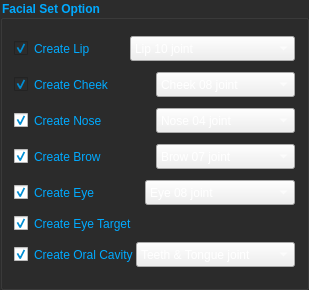
         <widget class="QGroupBox" name="FacialSetOptionGrp">
          <property name="enabled">
           <bool>true</bool>
          </property>
          <property name="sizePolicy">
           <sizepolicy hsizetype="Expanding" vsizetype="Expanding">
            <horstretch>0</horstretch>
            <verstretch>0</verstretch>
           </sizepolicy>
          </property>
          <property name="minimumSize">
           <size>
            <width>0</width>
            <height>290</height>
           </size>
          </property>
          <property name="palette">
           <palette>
            <active>
             <colorrole role="WindowText">
              <brush brushstyle="SolidPattern">
               <color alpha="255">
                <red>0</red>
                <green>170</green>
                <blue>255</blue>
               </color>
              </brush>
             </colorrole>
             <colorrole role="Button">
              <brush brushstyle="SolidPattern">
               <color alpha="255">
                <red>44</red>
                <green>44</green>
                <blue>44</blue>
               </color>
              </brush>
             </colorrole>
             <colorrole role="Text">
              <brush brushstyle="SolidPattern">
               <color alpha="255">
                <red>0</red>
                <green>170</green>
                <blue>255</blue>
               </color>
              </brush>
             </colorrole>
             <colorrole role="ButtonText">
              <brush brushstyle="SolidPattern">
               <color alpha="255">
                <red>0</red>
                <green>170</green>
                <blue>255</blue>
               </color>
              </brush>
             </colorrole>
             <colorrole role="Base">
              <brush brushstyle="SolidPattern">
               <color alpha="255">
                <red>44</red>
                <green>44</green>
                <blue>44</blue>
               </color>
              </brush>
             </colorrole>
             <colorrole role="Window">
              <brush brushstyle="SolidPattern">
               <color alpha="255">
                <red>44</red>
                <green>44</green>
                <blue>44</blue>
               </color>
              </brush>
             </colorrole>
             <colorrole role="Highlight">
              <brush brushstyle="SolidPattern">
               <color alpha="255">
                <red>255</red>
                <green>85</green>
                <blue>0</blue>
               </color>
              </brush>
             </colorrole>
            </active>
            <inactive>
             <colorrole role="WindowText">
              <brush brushstyle="SolidPattern">
               <color alpha="255">
                <red>0</red>
                <green>170</green>
                <blue>255</blue>
               </color>
              </brush>
             </colorrole>
             <colorrole role="Button">
              <brush brushstyle="SolidPattern">
               <color alpha="255">
                <red>44</red>
                <green>44</green>
                <blue>44</blue>
               </color>
              </brush>
             </colorrole>
             <colorrole role="Text">
              <brush brushstyle="SolidPattern">
               <color alpha="255">
                <red>0</red>
                <green>170</green>
                <blue>255</blue>
               </color>
              </brush>
             </colorrole>
             <colorrole role="ButtonText">
              <brush brushstyle="SolidPattern">
               <color alpha="255">
                <red>0</red>
                <green>170</green>
                <blue>255</blue>
               </color>
              </brush>
             </colorrole>
             <colorrole role="Base">
              <brush brushstyle="SolidPattern">
               <color alpha="255">
                <red>44</red>
                <green>44</green>
                <blue>44</blue>
               </color>
              </brush>
             </colorrole>
             <colorrole role="Window">
              <brush brushstyle="SolidPattern">
               <color alpha="255">
                <red>44</red>
                <green>44</green>
                <blue>44</blue>
               </color>
              </brush>
             </colorrole>
             <colorrole role="Highlight">
              <brush brushstyle="SolidPattern">
               <color alpha="255">
                <red>255</red>
                <green>85</green>
                <blue>0</blue>
               </color>
              </brush>
             </colorrole>
            </inactive>
            <disabled>
             <colorrole role="WindowText">
              <brush brushstyle="SolidPattern">
               <color alpha="255">
                <red>0</red>
                <green>170</green>
                <blue>255</blue>
               </color>
              </brush>
             </colorrole>
             <colorrole role="Button">
              <brush brushstyle="SolidPattern">
               <color alpha="255">
                <red>44</red>
                <green>44</green>
                <blue>44</blue>
               </color>
              </brush>
             </colorrole>
             <colorrole role="Text">
              <brush brushstyle="SolidPattern">
               <color alpha="255">
                <red>0</red>
                <green>170</green>
                <blue>255</blue>
               </color>
              </brush>
             </colorrole>
             <colorrole role="ButtonText">
              <brush brushstyle="SolidPattern">
               <color alpha="255">
                <red>0</red>
                <green>170</green>
                <blue>255</blue>
               </color>
              </brush>
             </colorrole>
             <colorrole role="Base">
              <brush brushstyle="SolidPattern">
               <color alpha="255">
                <red>44</red>
                <green>44</green>
                <blue>44</blue>
               </color>
              </brush>
             </colorrole>
             <colorrole role="Window">
              <brush brushstyle="SolidPattern">
               <color alpha="255">
                <red>44</red>
                <green>44</green>
                <blue>44</blue>
               </color>
              </brush>
             </colorrole>
             <colorrole role="Highlight">
              <brush brushstyle="SolidPattern">
               <color alpha="255">
                <red>255</red>
                <green>85</green>
                <blue>0</blue>
               </color>
              </brush>
             </colorrole>
            </disabled>
           </palette>
          </property>
          <property name="font">
           <font>
            <weight>75</weight>
            <bold>true</bold>
           </font>
          </property>
          <property name="styleSheet">
           <string notr="true">color:rgb(0, 170, 255);
border-color: rgb(255, 255, 255);
selection-background-color: rgb(255, 85, 0);</string>
          </property>
          <property name="title">
           <string>Facial Set Option</string>
          </property>
          <property name="flat">
           <bool>false</bool>
          </property>
          <layout class="QVBoxLayout" name="verticalLayout">
           <item>
            <layout class="QHBoxLayout" name="horizontalLayout_2" stretch="0,0">
             <property name="spacing">
              <number>2</number>
             </property>
             <property name="sizeConstraint">
              <enum>QLayout::SetDefaultConstraint</enum>
             </property>
             <item>
              <widget class="QCheckBox" name="LipCheckBox">
               <property name="enabled">
                <bool>true</bool>
               </property>
               <property name="palette">
                <palette>
                 <active>
                  <colorrole role="WindowText">
                   <brush brushstyle="SolidPattern">
                    <color alpha="255">
                     <red>0</red>
                     <green>170</green>
                     <blue>255</blue>
                    </color>
                   </brush>
                  </colorrole>
                  <colorrole role="Button">
                   <brush brushstyle="SolidPattern">
                    <color alpha="255">
                     <red>44</red>
                     <green>44</green>
                     <blue>44</blue>
                    </color>
                   </brush>
                  </colorrole>
                  <colorrole role="Text">
                   <brush brushstyle="SolidPattern">
                    <color alpha="255">
                     <red>0</red>
                     <green>170</green>
                     <blue>255</blue>
                    </color>
                   </brush>
                  </colorrole>
                  <colorrole role="ButtonText">
                   <brush brushstyle="SolidPattern">
                    <color alpha="255">
                     <red>0</red>
                     <green>170</green>
                     <blue>255</blue>
                    </color>
                   </brush>
                  </colorrole>
                  <colorrole role="Base">
                   <brush brushstyle="SolidPattern">
                    <color alpha="255">
                     <red>44</red>
                     <green>44</green>
                     <blue>44</blue>
                    </color>
                   </brush>
                  </colorrole>
                  <colorrole role="Window">
                   <brush brushstyle="SolidPattern">
                    <color alpha="255">
                     <red>44</red>
                     <green>44</green>
                     <blue>44</blue>
                    </color>
                   </brush>
                  </colorrole>
                  <colorrole role="Highlight">
                   <brush brushstyle="SolidPattern">
                    <color alpha="255">
                     <red>255</red>
                     <green>85</green>
                     <blue>0</blue>
                    </color>
                   </brush>
                  </colorrole>
                 </active>
                 <inactive>
                  <colorrole role="WindowText">
                   <brush brushstyle="SolidPattern">
                    <color alpha="255">
                     <red>0</red>
                     <green>170</green>
                     <blue>255</blue>
                    </color>
                   </brush>
                  </colorrole>
                  <colorrole role="Button">
                   <brush brushstyle="SolidPattern">
                    <color alpha="255">
                     <red>44</red>
                     <green>44</green>
                     <blue>44</blue>
                    </color>
                   </brush>
                  </colorrole>
                  <colorrole role="Text">
                   <brush brushstyle="SolidPattern">
                    <color alpha="255">
                     <red>0</red>
                     <green>170</green>
                     <blue>255</blue>
                    </color>
                   </brush>
                  </colorrole>
                  <colorrole role="ButtonText">
                   <brush brushstyle="SolidPattern">
                    <color alpha="255">
                     <red>0</red>
                     <green>170</green>
                     <blue>255</blue>
                    </color>
                   </brush>
                  </colorrole>
                  <colorrole role="Base">
                   <brush brushstyle="SolidPattern">
                    <color alpha="255">
                     <red>44</red>
                     <green>44</green>
                     <blue>44</blue>
                    </color>
                   </brush>
                  </colorrole>
                  <colorrole role="Window">
                   <brush brushstyle="SolidPattern">
                    <color alpha="255">
                     <red>44</red>
                     <green>44</green>
                     <blue>44</blue>
                    </color>
                   </brush>
                  </colorrole>
                  <colorrole role="Highlight">
                   <brush brushstyle="SolidPattern">
                    <color alpha="255">
                     <red>255</red>
                     <green>85</green>
                     <blue>0</blue>
                    </color>
                   </brush>
                  </colorrole>
                 </inactive>
                 <disabled>
                  <colorrole role="WindowText">
                   <brush brushstyle="SolidPattern">
                    <color alpha="255">
                     <red>0</red>
                     <green>170</green>
                     <blue>255</blue>
                    </color>
                   </brush>
                  </colorrole>
                  <colorrole role="Button">
                   <brush brushstyle="SolidPattern">
                    <color alpha="255">
                     <red>44</red>
                     <green>44</green>
                     <blue>44</blue>
                    </color>
                   </brush>
                  </colorrole>
                  <colorrole role="Text">
                   <brush brushstyle="SolidPattern">
                    <color alpha="255">
                     <red>0</red>
                     <green>170</green>
                     <blue>255</blue>
                    </color>
                   </brush>
                  </colorrole>
                  <colorrole role="ButtonText">
                   <brush brushstyle="SolidPattern">
                    <color alpha="255">
                     <red>0</red>
                     <green>170</green>
                     <blue>255</blue>
                    </color>
                   </brush>
                  </colorrole>
                  <colorrole role="Base">
                   <brush brushstyle="SolidPattern">
                    <color alpha="255">
                     <red>44</red>
                     <green>44</green>
                     <blue>44</blue>
                    </color>
                   </brush>
                  </colorrole>
                  <colorrole role="Window">
                   <brush brushstyle="SolidPattern">
                    <color alpha="255">
                     <red>44</red>
                     <green>44</green>
                     <blue>44</blue>
                    </color>
                   </brush>
                  </colorrole>
                  <colorrole role="Highlight">
                   <brush brushstyle="SolidPattern">
                    <color alpha="255">
                     <red>255</red>
                     <green>85</green>
                     <blue>0</blue>
                    </color>
                   </brush>
                  </colorrole>
                 </disabled>
                </palette>
               </property>
               <property name="autoFillBackground">
                <bool>false</bool>
               </property>
               <property name="styleSheet">
                <string notr="true">color:rgb(0, 170, 255);</string>
               </property>
               <property name="text">
                <string>Create Lip</string>
               </property>
               <property name="checked">
                <bool>true</bool>
               </property>
              </widget>
             </item>
             <item>
              <widget class="QComboBox" name="LipOption">
               <property name="sizePolicy">
                <sizepolicy hsizetype="Preferred" vsizetype="Fixed">
                 <horstretch>0</horstretch>
                 <verstretch>0</verstretch>
                </sizepolicy>
               </property>
               <property name="minimumSize">
                <size>
                 <width>0</width>
                 <height>25</height>
                </size>
               </property>
               <property name="styleSheet">
                <string notr="true">color: rgb(255, 255, 255);</string>
               </property>
               <property name="currentIndex">
                <number>2</number>
               </property>
               <item>
                <property name="text">
                 <string>Jaw joint Only</string>
                </property>
               </item>
               <item>
                <property name="text">
                 <string>Lip 04 joint</string>
                </property>
               </item>
               <item>
                <property name="text">
                 <string>Lip 10 joint</string>
                </property>
               </item>
               <item>
                <property name="text">
                 <string>Lip 14 joint</string>
                </property>
               </item>
               <item>
                <property name="text">
                 <string>Lip 14 &amp; Lip Outer 5 joint</string>
                </property>
               </item>
              </widget>
             </item>
            </layout>
           </item>
           <item>
            <layout class="QHBoxLayout" name="horizontalLayout_3">
             <property name="spacing">
              <number>2</number>
             </property>
             <item>
              <widget class="QCheckBox" name="CheekCheckBox">
               <property name="enabled">
                <bool>true</bool>
               </property>
               <property name="palette">
                <palette>
                 <active>
                  <colorrole role="WindowText">
                   <brush brushstyle="SolidPattern">
                    <color alpha="255">
                     <red>0</red>
                     <green>170</green>
                     <blue>255</blue>
                    </color>
                   </brush>
                  </colorrole>
                  <colorrole role="Button">
                   <brush brushstyle="SolidPattern">
                    <color alpha="255">
                     <red>44</red>
                     <green>44</green>
                     <blue>44</blue>
                    </color>
                   </brush>
                  </colorrole>
                  <colorrole role="Text">
                   <brush brushstyle="SolidPattern">
                    <color alpha="255">
                     <red>0</red>
                     <green>170</green>
                     <blue>255</blue>
                    </color>
                   </brush>
                  </colorrole>
                  <colorrole role="ButtonText">
                   <brush brushstyle="SolidPattern">
                    <color alpha="255">
                     <red>0</red>
                     <green>170</green>
                     <blue>255</blue>
                    </color>
                   </brush>
                  </colorrole>
                  <colorrole role="Base">
                   <brush brushstyle="SolidPattern">
                    <color alpha="255">
                     <red>44</red>
                     <green>44</green>
                     <blue>44</blue>
                    </color>
                   </brush>
                  </colorrole>
                  <colorrole role="Window">
                   <brush brushstyle="SolidPattern">
                    <color alpha="255">
                     <red>44</red>
                     <green>44</green>
                     <blue>44</blue>
                    </color>
                   </brush>
                  </colorrole>
                  <colorrole role="Highlight">
                   <brush brushstyle="SolidPattern">
                    <color alpha="255">
                     <red>255</red>
                     <green>85</green>
                     <blue>0</blue>
                    </color>
                   </brush>
                  </colorrole>
                 </active>
                 <inactive>
                  <colorrole role="WindowText">
                   <brush brushstyle="SolidPattern">
                    <color alpha="255">
                     <red>0</red>
                     <green>170</green>
                     <blue>255</blue>
                    </color>
                   </brush>
                  </colorrole>
                  <colorrole role="Button">
                   <brush brushstyle="SolidPattern">
                    <color alpha="255">
                     <red>44</red>
                     <green>44</green>
                     <blue>44</blue>
                    </color>
                   </brush>
                  </colorrole>
                  <colorrole role="Text">
                   <brush brushstyle="SolidPattern">
                    <color alpha="255">
                     <red>0</red>
                     <green>170</green>
                     <blue>255</blue>
                    </color>
                   </brush>
                  </colorrole>
                  <colorrole role="ButtonText">
                   <brush brushstyle="SolidPattern">
                    <color alpha="255">
                     <red>0</red>
                     <green>170</green>
                     <blue>255</blue>
                    </color>
                   </brush>
                  </colorrole>
                  <colorrole role="Base">
                   <brush brushstyle="SolidPattern">
                    <color alpha="255">
                     <red>44</red>
                     <green>44</green>
                     <blue>44</blue>
                    </color>
                   </brush>
                  </colorrole>
                  <colorrole role="Window">
                   <brush brushstyle="SolidPattern">
                    <color alpha="255">
                     <red>44</red>
                     <green>44</green>
                     <blue>44</blue>
                    </color>
                   </brush>
                  </colorrole>
                  <colorrole role="Highlight">
                   <brush brushstyle="SolidPattern">
                    <color alpha="255">
                     <red>255</red>
                     <green>85</green>
                     <blue>0</blue>
                    </color>
                   </brush>
                  </colorrole>
                 </inactive>
                 <disabled>
                  <colorrole role="WindowText">
                   <brush brushstyle="SolidPattern">
                    <color alpha="255">
                     <red>0</red>
                     <green>170</green>
                     <blue>255</blue>
                    </color>
                   </brush>
                  </colorrole>
                  <colorrole role="Button">
                   <brush brushstyle="SolidPattern">
                    <color alpha="255">
                     <red>44</red>
                     <green>44</green>
                     <blue>44</blue>
                    </color>
                   </brush>
                  </colorrole>
                  <colorrole role="Text">
                   <brush brushstyle="SolidPattern">
                    <color alpha="255">
                     <red>0</red>
                     <green>170</green>
                     <blue>255</blue>
                    </color>
                   </brush>
                  </colorrole>
                  <colorrole role="ButtonText">
                   <brush brushstyle="SolidPattern">
                    <color alpha="255">
                     <red>0</red>
                     <green>170</green>
                     <blue>255</blue>
                    </color>
                   </brush>
                  </colorrole>
                  <colorrole role="Base">
                   <brush brushstyle="SolidPattern">
                    <color alpha="255">
                     <red>44</red>
                     <green>44</green>
                     <blue>44</blue>
                    </color>
                   </brush>
                  </colorrole>
                  <colorrole role="Window">
                   <brush brushstyle="SolidPattern">
                    <color alpha="255">
                     <red>44</red>
                     <green>44</green>
                     <blue>44</blue>
                    </color>
                   </brush>
                  </colorrole>
                  <colorrole role="Highlight">
                   <brush brushstyle="SolidPattern">
                    <color alpha="255">
                     <red>255</red>
                     <green>85</green>
                     <blue>0</blue>
                    </color>
                   </brush>
                  </colorrole>
                 </disabled>
                </palette>
               </property>
               <property name="styleSheet">
                <string notr="true">color:rgb(0, 170, 255);</string>
               </property>
               <property name="text">
                <string>Create Cheek</string>
               </property>
               <property name="checked">
                <bool>true</bool>
               </property>
              </widget>
             </item>
             <item>
              <widget class="QComboBox" name="CheekOption">
               <property name="minimumSize">
                <size>
                 <width>0</width>
                 <height>25</height>
                </size>
               </property>
               <property name="styleSheet">
                <string notr="true">color: rgb(255, 255, 255);</string>
               </property>
               <property name="currentIndex">
                <number>1</number>
               </property>
               <item>
                <property name="text">
                 <string>Cheek 02 joint</string>
                </property>
               </item>
               <item>
                <property name="text">
                 <string>Cheek 08 joint</string>
                </property>
               </item>
               <item>
                <property name="text">
                 <string>Cheek 12 joint</string>
                </property>
               </item>
              </widget>
             </item>
            </layout>
           </item>
           <item>
            <layout class="QHBoxLayout" name="horizontalLayout_4">
             <property name="spacing">
              <number>2</number>
             </property>
             <item>
              <widget class="QCheckBox" name="NoseCheckBox">
               <property name="styleSheet">
                <string notr="true">color:rgb(0, 170, 255);</string>
               </property>
               <property name="text">
                <string>Create Nose</string>
               </property>
               <property name="checked">
                <bool>true</bool>
               </property>
              </widget>
             </item>
             <item>
              <widget class="QComboBox" name="NoseOption">
               <property name="minimumSize">
                <size>
                 <width>0</width>
                 <height>25</height>
                </size>
               </property>
               <property name="styleSheet">
                <string notr="true">color: rgb(255, 255, 255);</string>
               </property>
               <property name="currentIndex">
                <number>2</number>
               </property>
               <item>
                <property name="text">
                 <string>Nose 01 joint</string>
                </property>
               </item>
               <item>
                <property name="text">
                 <string>Nose 02 joint</string>
                </property>
               </item>
               <item>
                <property name="text">
                 <string>Nose 04 joint</string>
                </property>
               </item>
               <item>
                <property name="text">
                 <string>Nose 11 joint</string>
                </property>
               </item>
              </widget>
             </item>
            </layout>
           </item>
           <item>
            <layout class="QHBoxLayout" name="horizontalLayout_5">
             <property name="spacing">
              <number>2</number>
             </property>
             <item>
              <widget class="QCheckBox" name="BrowCheckBox">
               <property name="styleSheet">
                <string notr="true">color:rgb(0, 170, 255);</string>
               </property>
               <property name="text">
                <string>Create Brow</string>
               </property>
               <property name="checked">
                <bool>true</bool>
               </property>
              </widget>
             </item>
             <item>
              <widget class="QComboBox" name="BrowOption">
               <property name="minimumSize">
                <size>
                 <width>0</width>
                 <height>25</height>
                </size>
               </property>
               <property name="styleSheet">
                <string notr="true">color: rgb(255, 255, 255);</string>
               </property>
               <property name="currentIndex">
                <number>3</number>
               </property>
               <item>
                <property name="text">
                 <string>Brow 01 joint</string>
                </property>
               </item>
               <item>
                <property name="text">
                 <string>Brow 04 joint</string>
                </property>
               </item>
               <item>
                <property name="text">
                 <string>Brow 05 joint</string>
                </property>
               </item>
               <item>
                <property name="text">
                 <string>Brow 07 joint</string>
                </property>
               </item>
               <item>
                <property name="text">
                 <string>Brow 13 joint</string>
                </property>
               </item>
              </widget>
             </item>
            </layout>
           </item>
           <item>
            <layout class="QHBoxLayout" name="horizontalLayout_6">
             <property name="spacing">
              <number>2</number>
             </property>
             <item>
              <widget class="QCheckBox" name="EyeCheckBox">
               <property name="styleSheet">
                <string notr="true">color:rgb(0, 170, 255);</string>
               </property>
               <property name="text">
                <string>Create Eye</string>
               </property>
               <property name="checked">
                <bool>true</bool>
               </property>
              </widget>
             </item>
             <item>
              <widget class="QComboBox" name="EyeOption">
               <property name="minimumSize">
                <size>
                 <width>0</width>
                 <height>25</height>
                </size>
               </property>
               <property name="styleSheet">
                <string notr="true">color: rgb(255, 255, 255);</string>
               </property>
               <property name="currentIndex">
                <number>1</number>
               </property>
               <item>
                <property name="text">
                 <string>Eye 02 joint</string>
                </property>
               </item>
               <item>
                <property name="text">
                 <string>Eye 08 joint</string>
                </property>
               </item>
               <item>
                <property name="text">
                 <string>Eye 08 joint (D eyelid)</string>
                </property>
               </item>
               <item>
                <property name="text">
                 <string>Eye 16 joint (D eyelid)</string>
                </property>
               </item>
              </widget>
             </item>
            </layout>
           </item>
           <item>
            <layout class="QHBoxLayout" name="horizontalLayout_11">
             <property name="spacing">
              <number>2</number>
             </property>
             <item>
              <widget class="QCheckBox" name="EyeTargetCheckBox">
               <property name="styleSheet">
                <string notr="true">color:rgb(0, 170, 255);</string>
               </property>
               <property name="text">
                <string>Create Eye Target</string>
               </property>
               <property name="checked">
                <bool>true</bool>
               </property>
              </widget>
             </item>
            </layout>
           </item>
           <item>
            <layout class="QHBoxLayout" name="horizontalLayout_7">
             <property name="spacing">
              <number>2</number>
             </property>
             <item>
              <widget class="QCheckBox" name="OralCavityCheckBox">
               <property name="enabled">
                <bool>true</bool>
               </property>
               <property name="styleSheet">
                <string notr="true">color:rgb(0, 170, 255);</string>
               </property>
               <property name="text">
                <string>Create Oral Cavity</string>
               </property>
               <property name="checkable">
                <bool>true</bool>
               </property>
               <property name="checked">
                <bool>true</bool>
               </property>
               <property name="autoRepeat">
                <bool>false</bool>
               </property>
               <property name="autoExclusive">
                <bool>false</bool>
               </property>
               <property name="tristate">
                <bool>false</bool>
               </property>
              </widget>
             </item>
             <item>
              <widget class="QComboBox" name="OralOption">
               <property name="minimumSize">
                <size>
                 <width>0</width>
                 <height>25</height>
                </size>
               </property>
               <property name="styleSheet">
                <string notr="true">color: rgb(255, 255, 255);</string>
               </property>
               <property name="currentIndex">
                <number>1</number>
               </property>
               <item>
                <property name="text">
                 <string>Teeth joint</string>
                </property>
               </item>
               <item>
                <property name="text">
                 <string>Teeth &amp; Tongue joint</string>
                </property>
               </item>
               <item>
                <property name="text">
                 <string>Teeth &amp; Tongue(3) joint</string>
                </property>
               </item>
              </widget>
             </item>
            </layout>
           </item>
          </layout>
         </widget>
